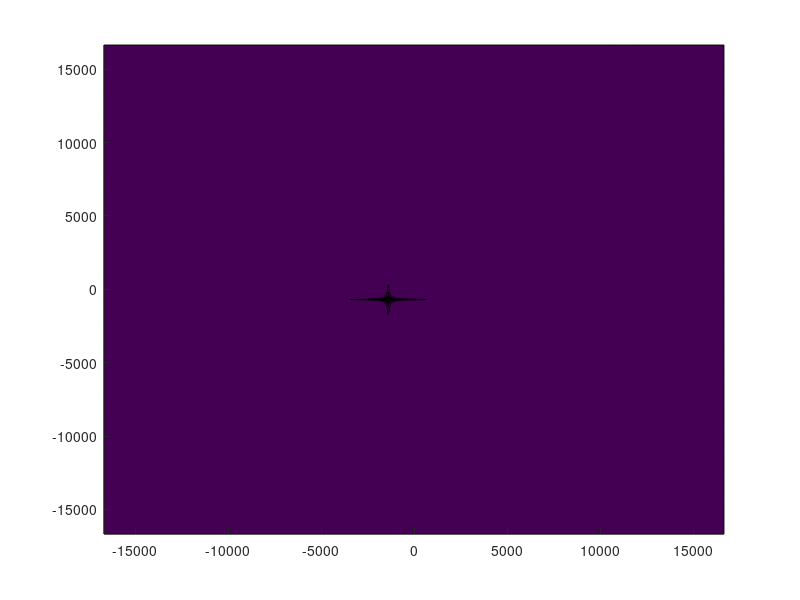

Write the MATLAB code that produced this figure. (Note: this script raises an error after producing the figure.)
clear all
% for ii=1:20
c=2.998E-5;
dt=1;
nt=1000;%+ii*100;
t=0:dt:(nt-1)*dt;
dw=1/nt;
gam=20;
wv=700;
w=(-1/2:dw:(1/2-dw))/dt/c;
wr=w(end)-w(1);
[~,iw]=min(abs(w-wv));

nf=exp((-1i*(2*pi*c)*wv-(2*pi*c)*gam)*t);
nfc=conj(nf);
fnf=fftshift(fft(nf))*2*pi*dt*c;fnf=fnf-fnf(end);
fnfc=fftshift(fft(nfc))*2*pi*dt*c;fnfc=fnfc-fnfc(end);
fnfnfc=fftshift(fft2(nfc.'*nf))*(2*pi*dt*c)^2;fnfnfc=fnfnfc-fnfnfc(end,end);
cfnf=fftshift(fft(nf.*nf))*2*pi*dt*c;cfnf=cfnf-cfnf(end);
cfnfc=fftshift(fft(nfc.*nfc))*2*pi*dt*c;cfnfc=cfnfc-cfnfc(end);
nfcfnf2=fftshift(fft2(nf.'*(nf.*nf)))*(2*pi*dt*c)^2;nfcfnf2=nfcfnf2-nfcfnf2(end,end);
nfccfnfc2=fftshift(fft2(nfc.'*(nfc.*nfc)))*(2*pi*dt*c)^2;nfccfnfc2=nfccfnfc2-nfccfnfc2(end,end);
cfnf2=fnf.'*cfnf;
cfnfc2=fnfc.'*cfnfc;
af=1i./(-wv-w+1i*gam);
afc=1i./(-wv+w+1i*gam);
afcaf=afc.'*af;
caf=conv(af,af,'same')*dt*wr/nt/2/pi;
cafc=conv(afc,afc,'same')*dt*wr/nt/2/pi;
caf2=(af.')*caf;
cafc2=afc.'*cafc;

% prop(ii)=abs(afcaf(iw,iw))/abs(fnfnfc(iw,iw));
% end
% figure;plot(prop);
% figure;plot(w,abs(fnf),'b-',w,abs(af),'r-',w,abs(fnfc),'b:',w,abs(afc),'r:')
% figure;plot(w,abs(cfnf),'b-',w,abs(caf),'r-',w,abs(cfnfc),'b:',w,abs(cafc),'r:')
figure;contourf(w,w,abs(caf2),50,'edgecolor','none');colorbar;colormap('jet');xlim([-2000 2000]);ylim([-2000 2000]);
figure;contourf(w,w,abs(nfcfnf2),50,'edgecolor','none');colorbar;colormap('jet');xlim([-2000 2000]);ylim([-2000 2000]);
figure;contourf(w,w,abs(caf2)-abs(nfcfnf2),50,'edgecolor','none');colorbar;colormap('jet');xlim([-2000 2000]);ylim([-2000 2000]);



figure;contourf(abs(f),50,'edgecolor','none');colorbar;colormap('jet');
figure;contourf(abs(f2),50,'edgecolor','none');colorbar;colormap('jet');
figure;contourf(abs(f)-abs(f2),50,'edgecolor','none');colorbar;colormap('jet');